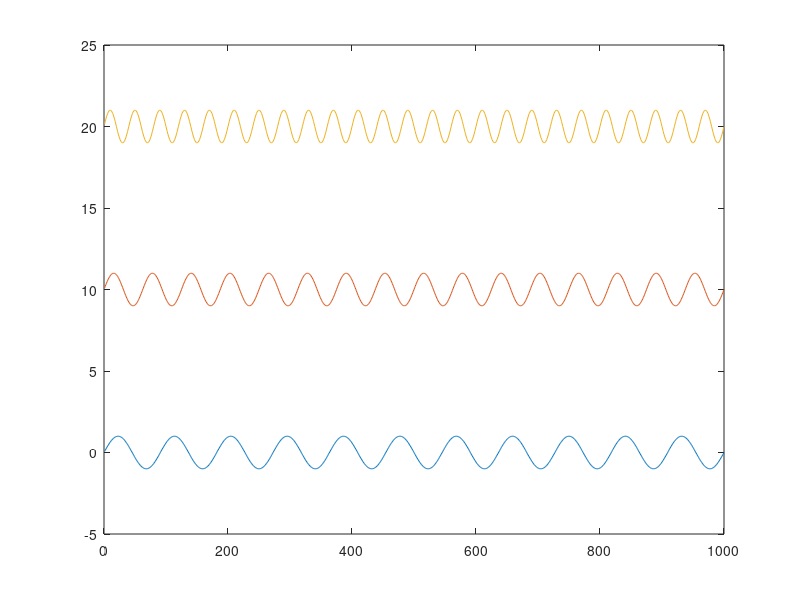
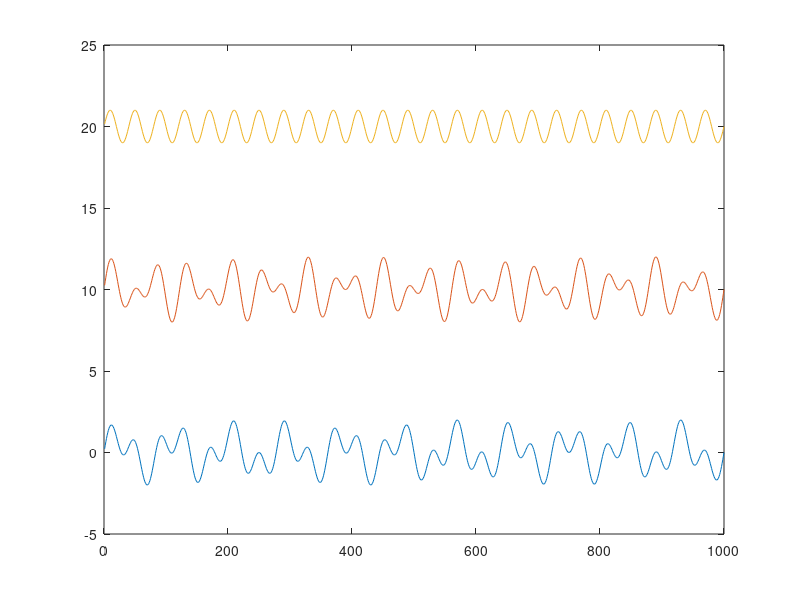
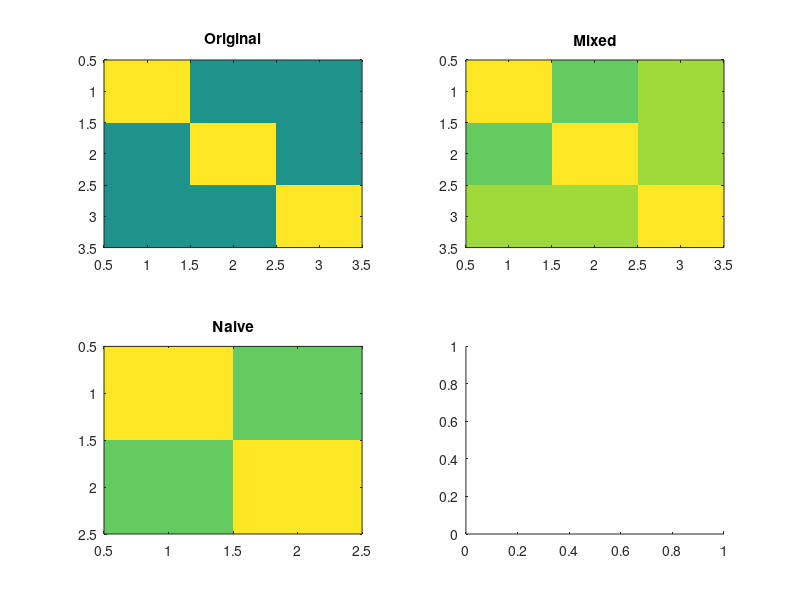

MATLAB code for these plots, in order: (Note: this script raises an error after producing the figures.)
% testing orthogonalization



t  = 1 : 1000;
fr = [11 16 25 ];

x = zeros(numel(fr),numel(t));

for i = 1 : numel(fr)
    x(i,:) = sin(2*pi*fr(i)*t./length(t));
end

y = zeros(numel(fr),numel(t));
for i = 1 : 2
    y(i,:) = x(i,:) + x(end,:);
end
y(end,:) = x(end,:);

% plot in different lines
figure
xx = x + repmat([0, 10, 20]',1,size(x,2));
plot(xx')

figure
yy = y + repmat([0, 10, 20]',1,size(y,2));
plot(yy')


figure;
imLim = [-1 1];

subplot(2,2,1)
imagesc(corr(x'),imLim)
title('Original')

subplot(2,2,2)
mixed = corr(y');
imagesc(corr(y'),imLim)
title('Mixed')

subplot(2,2,3)
imagesc(mixed(1:2,1:2),imLim)
title('Naive')

subplot(2,2,4)
om = get_ortho_matrix(y,3);
imagesc(corr(om'),imLim)
title('Orthogonalized')

colorbar('manual','Position',[0.93,0.1,0.03,0.8])

figure;
omm = om + repmat([0, 10]',1,size(om,2));
plot(omm')

